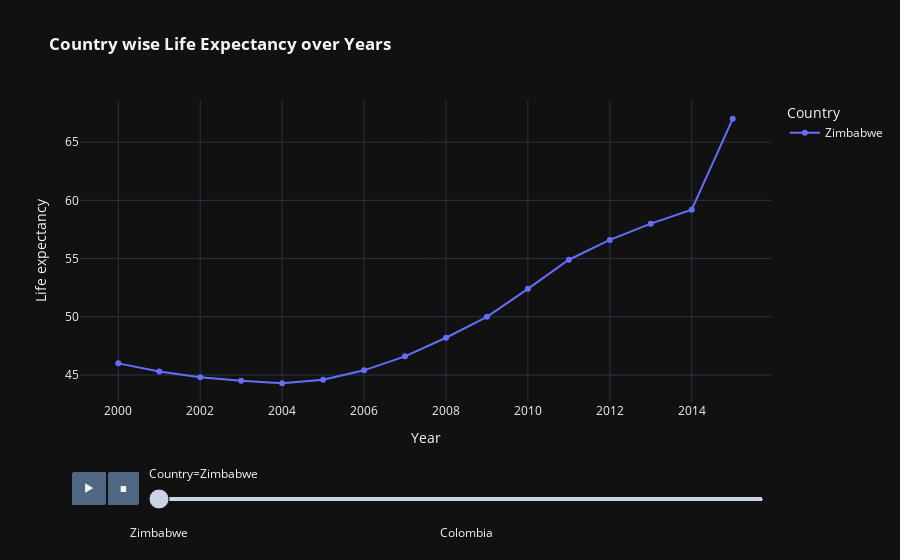

This figure's notebook cell:
### Code cell
fig=px.line(df.sort_values(by='Year'),x='Year',y='Life expectancy ',animation_frame='Country',animation_group='Year',color='Country',markers=True,template='plotly_dark',title='<b> Country wise Life Expectancy over Years')
fig.show()
